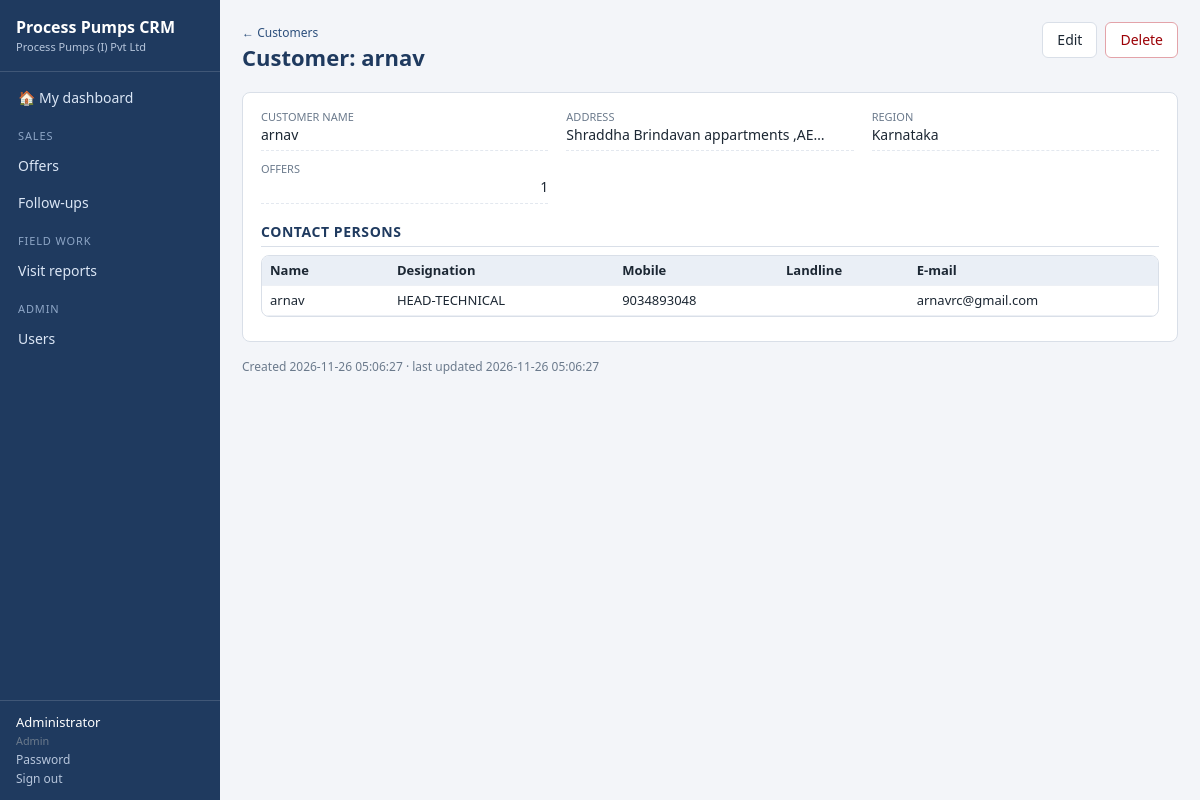
Screenshot of /customers/3 (signed in) with the database file from the repository.
### tables this page shows
CREATE TABLE "users" (id INTEGER PRIMARY KEY AUTOINCREMENT, "full_name" TEXT, "email" TEXT, "role" TEXT, "phone" TEXT, "regions" TEXT, "active" INTEGER, "password_hash" TEXT, "created_at" TEXT, "created_by" INTEGER, "updated_at" TEXT, "updated_by" INTEGER);

CREATE TABLE "customers" (id INTEGER PRIMARY KEY AUTOINCREMENT, "name" TEXT, "address" TEXT, "region" TEXT, "created_at" TEXT, "created_by" INTEGER, "updated_at" TEXT, "updated_by" INTEGER);

CREATE TABLE "customers_contacts" (id INTEGER PRIMARY KEY AUTOINCREMENT, "customers_id" INTEGER, "person_name" TEXT, "designation" TEXT, "mobile" TEXT, "landline" TEXT, "email" TEXT);

### app/core/crud.py (the view, shortened to what this page needs)
    @bp.route("/<int:id>")
    def view(id):
        row = load(id)
        full = dict(row)
        if module.extra_values:
            full.update(module.extra_values(row))
        related = []
        actions = [a for a in module.actions
                   if R.has_role(g.user, a.roles if a.roles is not None else module.access["edit"])
                   and (not a.when or a.when(row, g.user))]
        comments = db.q("SELECT c.*, u.full_name FROM comments c LEFT JOIN users u ON u.id=c.user_id "
                        "WHERE entity=? AND entity_id=? ORDER BY c.id", (module.table, id)) if module.comments else []
        children = [dict(c=c, rows=module.child_rows(c, id)) for c in module.children]
        return render_template("detail.html", module=module, row=full, related=related, actions=actions,
                               comments=comments, children=children,
                               panel=module.panel(row, g.user) if module.panel else None,
                               can_edit=module.can("edit", g.user, row), can_delete=module.can("delete", g.user, row),
                               can_comment=module.comments and module.can("comment", g.user, row))

### app/core/auth.py (called while the page is built)
def csrf_token():
    if "_csrf" not in session:
        session["_csrf"] = secrets.token_hex(16)
    return session["_csrf"]

@bp.before_app_request
def load_user_and_guard():
    g.user = None
    uid = session.get("uid")
    if uid:
        u = db.q1("SELECT * FROM users WHERE id=? AND active=1", (uid,))
        if u:
            u.pop("password_hash", None)
            g.user = u
    if request.method == "POST":
        sent = request.form.get("_csrf") or request.headers.get("X-CSRF-Token")
        if not sent or sent != session.get("_csrf"):
            abort(400, "Security token missing or expired - please reload the page and try again.")
    if request.endpoint and request.endpoint not in PUBLIC_ENDPOINTS and g.user is None:
        return redirect(url_for("auth.login", next=request.full_path if request.method == "GET" else None))

### app/core/db.py (called while the page is built)
def connect(path):
    conn = sqlite3.connect(path, timeout=30)
    conn.row_factory = sqlite3.Row
    conn.execute("PRAGMA journal_mode=WAL")
    conn.execute("PRAGMA foreign_keys=OFF")
    return conn

def get_db():
    if "db" not in g:
        g.db = connect(current_app.config["DATABASE"])
    return g.db

def _teardown(exc):
    conn = g.pop("db", None)
    if conn is not None:
        try:
            conn.rollback() if exc else conn.commit()
        finally:
            conn.close()

def q(sql, params=()):
    return [dict(r) for r in get_db().execute(sql, params).fetchall()]

def q1(sql, params=()):
    r = get_db().execute(sql, params).fetchone()
    return dict(r) if r else None

### app/core/fields.py (called while the page is built, shortened)
    def display(self, value):
        return "" if value is None else str(value)

    def display(self, value):
        return "" if value is None else str(value)

    @property
    def choices(self):
        raw = self._choices() if callable(self._choices) else self._choices
        return [c if isinstance(c, (tuple, list)) else (c, c) for c in raw]

    def display(self, value):
        return dict(self.choices).get(value, value or "")

    def display(self, value):
        return self._fmt.display(value)

### app/core/module.py (called while the page is built)
    @property
    def list_fields(self):
        if self._list_fields:
            return [self.by_name[n] for n in self._list_fields]
        return [f for f in self.fields if f.show_in_list]

    @property
    def filter_fields(self):
        return [f for f in self.list_fields if f.filterable]

    def allowed(self, action, user):
        return R.has_role(user, self.access.get(action, []))

### app/core/registry.py (called while the page is built)
def all_modules():
    return list(MODULES.values())

### app/templates/detail.html (shortened to what this page needs)
{% extends 'base.html' %}
{% from '_macros.html' import cell %}
{% block content %}
<div class="page-head">
  <div><a class="crumb" href="{{ url_for(module.key ~ '.index') }}">&larr; {{ module.plural }}</a>
  <h1>{{ module.label }}: {{ module.label_of(row.id) }}</h1></div>
  <div class="actions">
    {% if can_edit %}<a class="btn" href="{{ url_for(module.key ~ '.edit', id=row.id) }}">Edit</a>{% endif %}
    {% if can_delete %}<form method="post" action="{{ url_for(module.key ~ '.delete', id=row.id) }}" data-confirm="Delete this {{ module.label|lower }}? This cannot be undone."><input type="hidden" name="_csrf" value="{{ csrf_token() }}"><button class="btn danger">Delete</button></form>{% endif %}
  </div>
</div>
<div class="card">
  {% set ns = namespace(section=None, open=false) %}
  {% for f in module.fields if f.show_in_detail and (f.stored or f.kind != 'password') and f.kind != 'password' %}
    {% if f.section != ns.section or loop.first %}
      {% set ns.section = f.section %}{% set ns.open = true %}
      {% if f.section %}<h3>{{ f.section }}</h3>{% endif %}<dl class="kv">
    {% endif %}
    {% if row.get(f.name) is not none or f.stored %}<div><dt>{{ f.label }}</dt><dd>{{ cell(module, f, row) or '—' }}</dd></div>{% endif %}
  {% endfor %}
  {% if ns.open %}</dl>{% endif %}
  {% for cc in children %}
  <h3>{{ cc.c.label }}</h3>
  <div class="table-wrap"><table class="grid small"><thead><tr>{% for f in cc.c.fields %}<th>{{ f.label }}</th>{% endfor %}</tr></thead><tbody>
    {% for r in cc.rows %}<tr>{% for f in cc.c.fields %}<td>{% if f.kind == 'file' %}{% if r[f.name] %}<a target="_blank" href="{{ url_for(module.key ~ '.file', id=row.id, ckey=cc.c.key, cid=r.id, fname=f.name) }}">&#128206; View</a>{% endif %}{% else %}{{ f.display(r[f.name]) }}{% endif %}</td>{% endfor %}</tr>
    {% else %}<tr><td colspan="{{ cc.c.fields|length }}" class="empty">None</td></tr>{% endfor %}
  </tbody></table></div>
  {% endfor %}
</div>
<div class="meta">Created {{ row.created_at }} &middot; last updated {{ row.updated_at }}</div>
{% endblock %}

### app/templates/base.html (shortened to what this page needs)
<!doctype html>
<html lang="en"><head>
<link rel="stylesheet" href="{{ url_for('static', filename='css/app.css') }}">
</head><body>
{% if g.user %}
<aside class="side">
  <div class="brand">{{ app_title }}<small>{{ company }}</small></div>
  <nav>
    <a href="{{ url_for('dashboard.home') }}" class="{{ 'on' if request.endpoint == 'dashboard.home' }}">&#127968; My dashboard</a>
    {% for group, items in nav_groups %}
      <div class="grp">{{ group }}</div>
      {% for i in items %}<a href="{{ i.url }}" class="{{ 'on' if request.path.startswith(i.url) and i.url != '/' }}">{{ i.label }}</a>{% endfor %}
    {% endfor %}
  </nav>
  <div class="me">
    <div>{{ g.user.full_name }}<br><small>{{ ROLE_LABELS.get(g.user.role, g.user.role) }}</small></div>
    <a href="{{ url_for('auth.profile') }}">Password</a>
    <form method="post" action="{{ url_for('auth.logout') }}"><input type="hidden" name="_csrf" value="{{ csrf_token() }}"><button class="link">Sign out</button></form>
  </div>
</aside>
{% endif %}
<main class="{{ 'with-side' if g.user }}">
  {% block content %}{% endblock %}
</main>
</body></html>

### app/templates/_macros.html (shortened to what this page needs)
{% macro cell(module, f, row) -%}
  {%- if f.kind == 'file' -%}
    {%- if row[f.name] -%}<a href="{{ url_for(module.key ~ '.file', id=row.id, fname=f.name) }}" target="_blank">&#128206; View</a>{%- endif -%}
  {%- elif f.badge -%}
    {%- set v = module.display(f, row) -%}{%- if v -%}<span class="badge b-{{ v|slug }}">{{ v }}</span>{%- endif -%}
  {%- elif f.kind in ('money', 'int') -%}<span class="num">{{ module.display(f, row) }}</span>
  {%- elif f.kind == 'textarea' -%}<span class="clip">{{ module.display(f, row) }}</span>
  {%- else -%}{{ module.display(f, row) }}
  {%- endif -%}
{%- endmacro %}

### app/static/css/app.css (style rules this page uses)
:root { --navy:#1f3a5f;--navy2:#2c4f7c;--bg:#f3f5f9;--card:#fff;--line:#d9dfe8;--text:#1c2733;--muted:#6b7a8c; --red:#ffc7ce;--red-t:#9c0006;--yellow:#ffeb9c;--yellow-t:#7a5b00;--green:#c6efce;--green-t:#06602a;--accent:#e08a00;--radius:8px }
* { box-sizing:border-box }
body { margin:0;font:14px/1.45 "Segoe UI",system-ui,Arial,sans-serif;color:var(--text);background:var(--bg) }
a { color:var(--navy2);text-decoration:none }
h1 { font-size:22px;margin:0 0 10px;color:var(--navy) }
h3 { font-size:14px;margin:18px 0 8px;color:var(--navy);border-bottom:1px solid var(--line);padding-bottom:4px;text-transform:uppercase;letter-spacing:.04em }
.muted,.hint,small { color:var(--muted) }
.side { position:fixed;inset:0 auto 0 0;width:220px;background:var(--navy);color:#fff;display:flex;flex-direction:column;overflow-y:auto }
.brand { padding:16px;font-weight:700;font-size:16px;border-bottom:1px solid rgba(255,255,255,.15) }
.brand small { display:block;font-weight:400;color:#b7c6dc;font-size:11px }
.side nav { flex:1;padding:8px 0 }
.side nav a { display:block;padding:8px 18px;color:#dbe6f5 }
.grp { padding:12px 18px 4px;font-size:11px;text-transform:uppercase;letter-spacing:.08em;color:#8ea6c6 }
.me { padding:12px 16px;border-top:1px solid rgba(255,255,255,.15);font-size:13px }
.me a,.me .link { color:#b7c6dc;margin-right:10px;font-size:12px }
main { padding:22px;max-width:1500px }
main.with-side { margin-left:220px }
.page-head { display:flex;justify-content:space-between;align-items:flex-start;gap:12px;flex-wrap:wrap;margin-bottom:8px }
.crumb { font-size:12px }
.actions { display:flex;gap:8px;flex-wrap:wrap;align-items:center }
.actions form { margin:0 }
.btn { display:inline-block;border:1px solid var(--line);background:#fff;color:var(--text);padding:7px 14px;border-radius:6px;cursor:pointer;font:inherit }
.btn.danger { color:var(--red-t);border-color:#e3a3a9 }
.link { background:none;border:0;cursor:pointer;color:var(--navy2);padding:0;font:inherit }
.card { background:var(--card);border:1px solid var(--line);border-radius:var(--radius);padding:16px 18px;margin-bottom:16px }
.table-wrap { overflow-x:auto;border:1px solid var(--line);border-radius:var(--radius);background:#fff;margin-bottom:8px }
table.grid { border-collapse:collapse;width:100%;font-size:13px }
.grid th,.grid td { padding:7px 10px;border-bottom:1px solid #edf0f5;text-align:left;vertical-align:top;white-space:nowrap }
.grid td { white-space:normal;min-width:70px }
.grid thead th { background:#eaeff6;position:sticky;top:0;font-weight:600 }
.grid.small td,.grid.small th { padding:5px 8px }
.num { text-align:right;font-variant-numeric:tabular-nums;display:block }
.clip { display:block;max-width:260px;overflow:hidden;text-overflow:ellipsis;white-space:nowrap }
dl.kv { display:grid;grid-template-columns:repeat(auto-fill,minmax(260px,1fr));gap:10px 18px;margin:0 }
dl.kv>div { border-bottom:1px dashed #e3e8ef;padding-bottom:5px }
dt { font-size:11px;color:var(--muted);text-transform:uppercase }
dd { margin:0;word-break:break-word }
.meta { color:var(--muted);font-size:12px;margin:6px 0 30px }

### rows the page displays
users: user.full_name "Administrator", get "Admin"
customers: label_of "arnav", display "arnav", display "Shraddha Brindavan appartments ,AE…", created_at "2026-11-26 05:06:27", updated_at "2026-11-26 05:06:27"
customers_contacts: display "arnav" "HEAD-TECHNICAL" "9034893048" "arnavrc@gmail.com"

### other values shown
{{ app_title }} "Process Pumps CRM"
{{ company }} "Process Pumps (I) Pvt Ltd"
{{ group }} "SALES" "FIELD WORK" "ADMIN"
{{ i.label }} "Offers" "Follow-ups" "Visit reports" "Users"
{{ module.plural }} "Customers"
{{ module.label }} "Customer"
{{ f.label }} "CUSTOMER NAME" "ADDRESS" "REGION" "OFFERS"
{{ module.display(f, row) }} "Karnataka"
{{ module.display(f, row) }} "1"
{{ cc.c.label }} "CONTACT PERSONS"
{{ f.label }} "Name" "Designation" "Mobile" "Landline" "E-mail"
